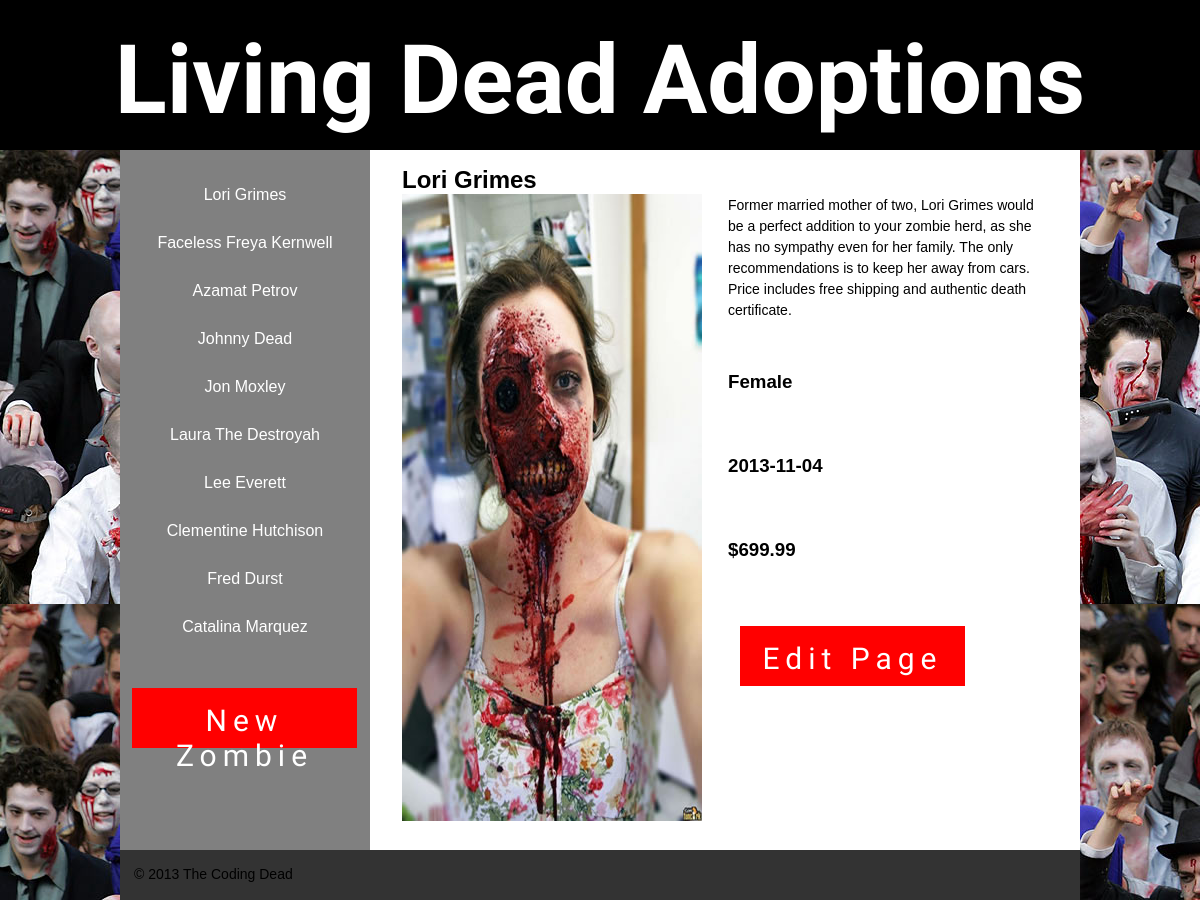
The app's page /admin/index.php with its own data.
### tables this page shows
CREATE TABLE IF NOT EXISTS `tb_products` (
  `zombie_id` int(11) NOT NULL AUTO_INCREMENT,
  `name` varchar(32) NOT NULL,
  `description` text NOT NULL,
  `gender` varchar(6) NOT NULL,
  `dod` date NOT NULL,
  `price` double NOT NULL,
  `image` varchar(255) NOT NULL,
  PRIMARY KEY (`zombie_id`)
);

### public/admin/index.php (called while the page is built, shortened)
<?php
require_once('../../classes/page.php');
if(isset($_GET['id']) == false || $_GET['id'] == ''){
	$zombie_id = 1;
}else{
	$zombie_id = $_GET['id'];
}
$page = new Page($zombie_id);
include('../../includes/admin_header.php');
include('../../includes/admin_sidenav.php');
include('../../includes/admin_page.php');
include('../../includes/footer.php'); ?>

### classes/database.php (called while the page is built, shortened)
<?php
class Database{
	private $connection = null;
	public function __construct(){
		$this->connection = new mysqli(
			'localhost',
			'root',
			'',
			'zombie'
		);
	}
	public function get($fields, $table, $where = false){
		$select_query = "
			SELECT $fields
			FROM $table
		";
		if($where != false){
			$select_query .= ' WHERE '.$where;
		}
		$result = $this->connection->query($select_query);
		return $this->make_into_assoc($result);
	}
	public function get_one($fields, $table, $where = false){
		$result = $this->get($fields, $table, $where);
		return $result[0];
	}
	private function sanitize($input){
		$output = htmlspecialchars($input);
		return $output;
	}
	private function make_into_assoc($result){
		$rows = array();
		while($row = $result->fetch_assoc()){
			foreach($row as $key => $value){
				$row[$key] = $this->sanitize($value);
			}
			$rows[] = $row;
		}
		return $rows;
	}
}

### classes/page.php (called while the page is built, shortened)
<?php
require_once('database.php');
class Page{
	private $db;
	function __CONSTRUCT($id = 0){
		$this->db = new Database();
		if($id != 0){
			$this->load($id);
		}
	}
	function load($id){
		$result = $this->db->get_one(
			'name, description, gender, dod, price, image',
			'tb_products',
			'zombie_id = '.$id
		);
		if(count($result)){
			$this->id = $id;
			$this->name = $result['name'];
			$this->description = $result['description'];
			$this->gender = $result['gender'];
			$this->dod = $result['dod'];
			$this->price = $result['price'];
			$this->image = $result['image'];
		}
		return $result;
	}
}

### includes/admin_page.php (the view)
<div class="main">
	<?php if($page->id > 0): ?>
		<h2><?php echo $page->name; ?></h2>
		<div class="image">
		<img src="../../assets/images/<?php echo $page->image; ?>" alt="">
		</div>
	<div class="info">
		<p><?php echo $page->description; ?></p>
		<h3><?php echo $page->gender; ?></h3>
		<h3><?php echo $page->dod; ?></h3>
		<h3>$<?php echo $page->price; ?></h3>
		<?php else: ?>
		<h2>There is no page with that id.</h2>
		<?php endif; ?>
		<?php  	echo '<a href="edit_page.php?id='.$page->id.'" id="button" class="sidenav">Edit Page</a>';?>
	</div>
</div>

### classes/navigation.php (shortened to what this page needs)
<?php
require_once('database.php');
class Navigation{
	private $db;
	function __CONSTRUCT(){
		$this->db = new Database();
	}
	function make_admin_lists(){
		$all_of_the_zombies = $this->get_names();
					echo '<ul>';
					foreach($all_of_the_zombies as $zombie){
						echo '<li>';
						echo '<a href="index.php?id='.$zombie['zombie_id'].
								'">'.$zombie['name'].'</a>';
						echo '</li>';			}
					echo '</ul>';
	}
	function get_names(){
		$names = $this->db->get('zombie_id, name', 'tb_products');
		return $names;
	}
}

### assets/css/style.css (style rules this page uses)
html { background:#fff;color:#000;font-family:sans-serif;-ms-text-size-adjust:100%;-webkit-text-size-adjust:100% }
body { margin:0 }
img { border:0 }
* { -webkit-box-sizing: border-box; -moz-box-sizing: border-box; box-sizing: border-box; }
body { font-family: Helvetica, 'Helvetica Neue', Arial, sans-serif; margin: 0; background-image: url(../images/ZombieWalk.jpg); }
p, h3 { line-height: 150%; padding: 0 0 2em 0; }
.sidenav { height: 700px; width:250px; margin: 0; background-color: #808080; float:left; }
.sidenav ul { list-style: none; padding:10px 0px 10px 0px; }
.sidenav li { padding:10px 0px 20px 0px; text-align: center; }
.sidenav li a { text-decoration: none; color: white; }
.main { position: relative; width:710px; height: 700px; margin: 0; background-color: #fff; float: left; padding: 1em 2em; }
.main h2 { margin: 0; }
.info { position: absolute; top: 2.8em; right: 2em; width: 320px; }
.image { position: relative; float: left; width: 300px; height: 627px; background-image: url(../images/dude-zombiegrey.jpg); }
p { line-height:150%; font-size:14px; margin: 0px; }
#button { margin: 0.2em 0.4em; padding: 0.5em 0; text-align: center; text-decoration: none; font-family: Creepster, Arial, sans-serif; font-size: 30px; background: red; color: white; width:7.5em; height: 2em; border-style: none; letter-spacing: 0.2em; }

### records on screen
tb_products: name "Lori Grimes", image (picture), description "Former married mother of two, Lori Grimes would be a perfect addition to your zombie herd, as she has no sympathy even for her family. The only recommendations is to keep her away from cars. Price includes free shipping and authentic death certificate.", gender "Female", dod "2013-11-04", price "699.99"
tb_products: name "Faceless Freya Kernwell"
tb_products: name "Azamat Petrov"
tb_products: name "Johnny Dead"
tb_products: name "Jon Moxley"
tb_products: name "Laura The Destroyah"
tb_products: name "Lee Everett"
tb_products: name "Clementine Hutchison"
tb_products: name "Fred Durst"
tb_products: name "Catalina Marquez"
